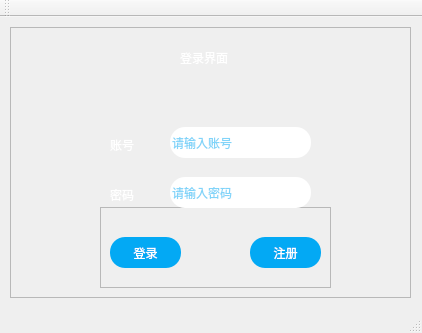
<?xml version="1.0" encoding="UTF-8"?>
<ui version="4.0">
 <class>MainWindow</class>
 <widget class="QMainWindow" name="MainWindow">
  <property name="geometry">
   <rect>
    <x>0</x>
    <y>0</y>
    <width>422</width>
    <height>333</height>
   </rect>
  </property>
  <property name="windowTitle">
   <string>酒店管理系统登录界面</string>
  </property>
  <property name="styleSheet">
   <string notr="true">background-color: rgb(42, 42, 42);
border-radius:15px;
QPushButton{border-radius:25px;};

border-top-left-radius:10px;

border-top-right-radius:10px;

border-bottom-left-radius:10px;

border-bottom-right-radius:10px;</string>
  </property>
  <widget class="QWidget" name="centralWidget">
   <widget class="QFrame" name="frame_2">
    <property name="geometry">
     <rect>
      <x>10</x>
      <y>10</y>
      <width>401</width>
      <height>271</height>
     </rect>
    </property>
    <property name="styleSheet">
     <string notr="true">QFrame{
background:black;
border-radius:15px;
}v</string>
    </property>
    <property name="frameShape">
     <enum>QFrame::StyledPanel</enum>
    </property>
    <property name="frameShadow">
     <enum>QFrame::Raised</enum>
    </property>
    <widget class="QFrame" name="frame">
     <property name="geometry">
      <rect>
       <x>90</x>
       <y>180</y>
       <width>231</width>
       <height>81</height>
      </rect>
     </property>
     <property name="styleSheet">
      <string notr="true">QPushButton{
background:#03a9f4;
color:#fff;
border-radius:15px;
}</string>
     </property>
     <property name="frameShape">
      <enum>QFrame::StyledPanel</enum>
     </property>
     <property name="frameShadow">
      <enum>QFrame::Raised</enum>
     </property>
     <widget class="QPushButton" name="registered">
      <property name="geometry">
       <rect>
        <x>150</x>
        <y>30</y>
        <width>71</width>
        <height>31</height>
       </rect>
      </property>
      <property name="styleSheet">
       <string notr="true">QPushButton{
background:#03a9f4;
color:#fff;
border-radius:15px;
}</string>
      </property>
      <property name="text">
       <string>注册</string>
      </property>
     </widget>
     <widget class="QPushButton" name="pushButton">
      <property name="geometry">
       <rect>
        <x>10</x>
        <y>30</y>
        <width>71</width>
        <height>31</height>
       </rect>
      </property>
      <property name="styleSheet">
       <string notr="true">QPushButton{
background:#03a9f4;
color:#fff;
border-radius:15px;
};
</string>
      </property>
      <property name="text">
       <string>登录</string>
      </property>
     </widget>
    </widget>
    <widget class="QLineEdit" name="password">
     <property name="geometry">
      <rect>
       <x>160</x>
       <y>150</y>
       <width>141</width>
       <height>31</height>
      </rect>
     </property>
     <property name="styleSheet">
      <string notr="true">border-radius:15px;
background-color: rgb(255, 255, 255);
border-bottom-color: rgb(0, 0, 0);
border-color: rgb(255, 255, 255);
color:#03a9f4;</string>
     </property>
     <property name="echoMode">
      <enum>QLineEdit::Password</enum>
     </property>
     <property name="placeholderText">
      <string>请输入密码</string>
     </property>
    </widget>
    <widget class="QLabel" name="label_2">
     <property name="geometry">
      <rect>
       <x>100</x>
       <y>160</y>
       <width>31</width>
       <height>16</height>
      </rect>
     </property>
     <property name="styleSheet">
      <string notr="true">color: rgb(255, 255, 255);
font: 9pt &quot;楷体&quot;;</string>
     </property>
     <property name="text">
      <string>密码</string>
     </property>
    </widget>
    <widget class="QLineEdit" name="login">
     <property name="geometry">
      <rect>
       <x>160</x>
       <y>100</y>
       <width>141</width>
       <height>31</height>
      </rect>
     </property>
     <property name="styleSheet">
      <string notr="true">border-radius:15px;
background-color: rgb(255, 255, 255);
border-bottom-color: rgb(0, 0, 0);
border-color: rgb(255, 255, 255);
color:#03a9f4;</string>
     </property>
     <property name="placeholderText">
      <string>请输入账号</string>
     </property>
    </widget>
    <widget class="QLabel" name="label">
     <property name="geometry">
      <rect>
       <x>100</x>
       <y>110</y>
       <width>31</width>
       <height>16</height>
      </rect>
     </property>
     <property name="styleSheet">
      <string notr="true">font: 9pt &quot;楷体&quot;;
color: rgb(255, 255, 255);</string>
     </property>
     <property name="text">
      <string>账号</string>
     </property>
    </widget>
    <widget class="QLabel" name="label_3">
     <property name="geometry">
      <rect>
       <x>170</x>
       <y>10</y>
       <width>81</width>
       <height>41</height>
      </rect>
     </property>
     <property name="styleSheet">
      <string notr="true">font: 14pt &quot;楷体&quot;;
color: rgb(255, 255, 255);</string>
     </property>
     <property name="text">
      <string>登录界面</string>
     </property>
    </widget>
   </widget>
  </widget>
  <widget class="QMenuBar" name="menuBar">
   <property name="geometry">
    <rect>
     <x>0</x>
     <y>0</y>
     <width>422</width>
     <height>23</height>
    </rect>
   </property>
  </widget>
  <widget class="QToolBar" name="mainToolBar">
   <attribute name="toolBarArea">
    <enum>TopToolBarArea</enum>
   </attribute>
   <attribute name="toolBarBreak">
    <bool>false</bool>
   </attribute>
  </widget>
  <widget class="QStatusBar" name="statusBar"/>
 </widget>
 <layoutdefault spacing="6" margin="11"/>
 <resources/>
 <connections/>
</ui>
